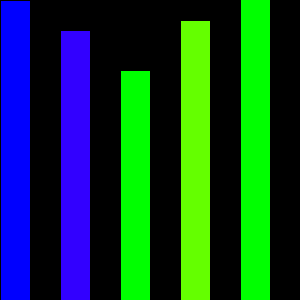
Frame 1 (no input)
Frame 60 (the mouse pressed at the canvas centre just before this capture): identical to frame 1, image omitted
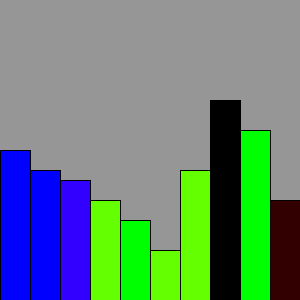
Frame 120 (the mouse held since frame 60 and released just before this capture)

The Processing sketch that drew these frames (run headless with seeded random() and noise(); from frame 60 on, the mouse is pressed at the canvas centre):

// Processing sketch: processing_35573
// ── processing_35573.pde

void setup(){
size(300,300);
}
float r1=0;
float r2=50;
float r3=100;
void draw(){
background(mouseY);
fill(0,r1,height-r1);
quad(0,mouseY,30,mouseY,30,height,0,height);//1
fill(r1,0,height+r1);
quad(30,320-mouseY,60,320-mouseY,60,height,30,height);//2
fill(r2,0,height+r2);
quad(60,mouseY+30,90,mouseY+30,90,height,60,height);//3
fill(r3,height+r3,0);
quad(90,350-mouseY,120,350-mouseY,120,height,90,height);//4
fill(0,height+r2,r1/2);
quad(120,mouseY+70,150,mouseY+70,150,height,120,height);//5
fill(r3,height+r3/2,r1);
quad(150,400-mouseY,180,400-mouseY,180,height,150,height);//6
fill(r3,height+r2,r1/2);
quad(180,mouseY+20,210,mouseY+20,210,height,180,height);//7
fill(r1*2,r1-100,0);
quad(210,250-mouseY,240,250-mouseY,240,height,210,height);//8
fill(0,height+r2,r1/2);
quad(240,mouseY-20,270,mouseY-20,270,height,240,height);//9
fill(r3/2,0,r1);
quad(270,350-mouseY,300,350-mouseY,300,height,270,height);//8
}
void mouseDragged(){
r3 =  mouseY+30;
r2 = mouseY-40;
r1 = mouseY+60;
}
